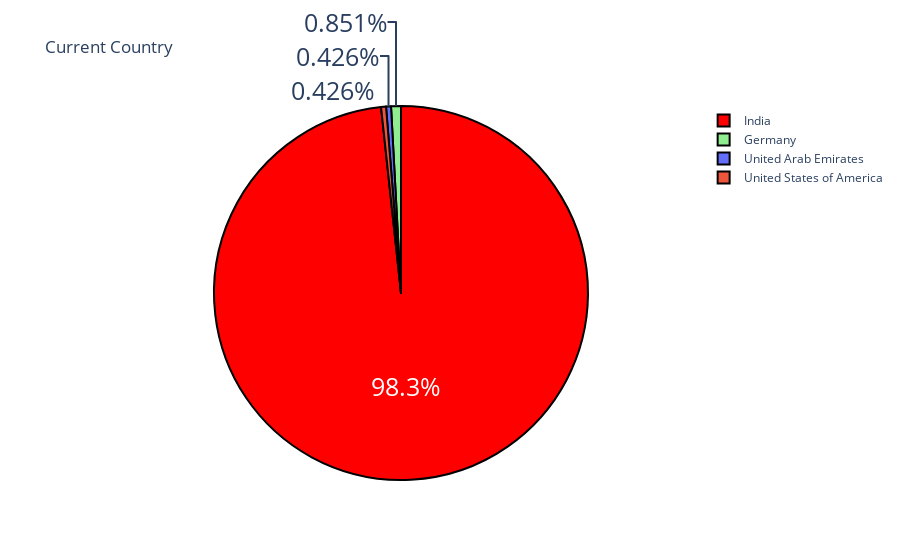

Write notebook code for a chart like this one.
### Code cell
label = country.index
counts = country.values
colors = ['red','lightgreen']
fig = go.Figure(data = [go.Pie(labels = label, values = counts)])
fig.update_layout(title_text = "Current Country")
fig.update_traces(hoverinfo = "label+value", textinfo = 'percent',
                  textfont_size = 25, marker = dict(colors = colors, 
                  line= dict(color = 'black', width = 2)))
fig.show()

### Figure 1 — Plotly figure (JSON) as saved in the notebook; plotly's stock layout.template omitted (floating-point values rounded to 4 significant figures)
{"data": [{"hoverinfo": "label+value", "labels": ["India", "Germany", "United Arab Emirates", "United States of America"], "marker": {"colors": ["red", "lightgreen"], "line": {"color": "black", "width": 2}}, "textfont": {"size": 25}, "textinfo": "percent", "type": "pie", "values": [231, 2, 1, 1]}], "layout": {"title": {"text": "Current Country"}}}
